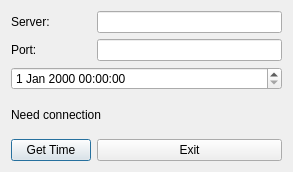
<?xml version="1.0" encoding="UTF-8"?>
<ui version="4.0">
 <class>client</class>
 <widget class="QDialog" name="client">
  <property name="geometry">
   <rect>
    <x>0</x>
    <y>0</y>
    <width>293</width>
    <height>172</height>
   </rect>
  </property>
  <property name="windowTitle">
   <string>Dialog</string>
  </property>
  <layout class="QGridLayout" name="gridLayout">
   <item row="0" column="0">
    <widget class="QLabel" name="server_label">
     <property name="text">
      <string>Server:</string>
     </property>
    </widget>
   </item>
   <item row="1" column="0">
    <widget class="QLabel" name="port_label">
     <property name="text">
      <string>Port:</string>
     </property>
    </widget>
   </item>
   <item row="4" column="0">
    <widget class="QPushButton" name="get_button">
     <property name="text">
      <string>Get Time</string>
     </property>
    </widget>
   </item>
   <item row="3" column="0" colspan="2">
    <widget class="QLabel" name="message_label">
     <property name="text">
      <string>Need connection</string>
     </property>
    </widget>
   </item>
   <item row="2" column="0" colspan="2">
    <widget class="QDateTimeEdit" name="time_edit"/>
   </item>
   <item row="1" column="1">
    <widget class="QLineEdit" name="port_edit"/>
   </item>
   <item row="0" column="1">
    <widget class="QLineEdit" name="server_edit"/>
   </item>
   <item row="4" column="1">
    <widget class="QPushButton" name="exit_button">
     <property name="text">
      <string>Exit</string>
     </property>
    </widget>
   </item>
  </layout>
 </widget>
 <resources/>
 <connections/>
</ui>
